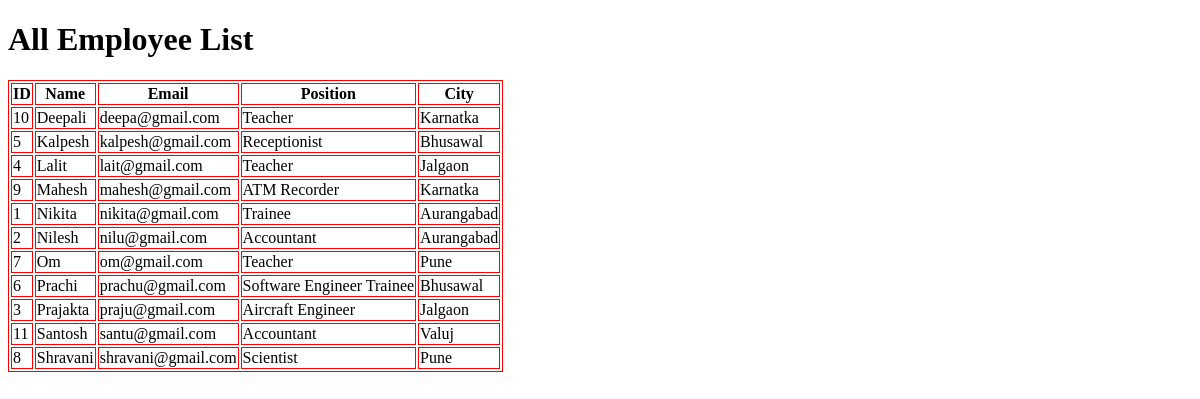
Before: /employee_data/home/ with the older database file.
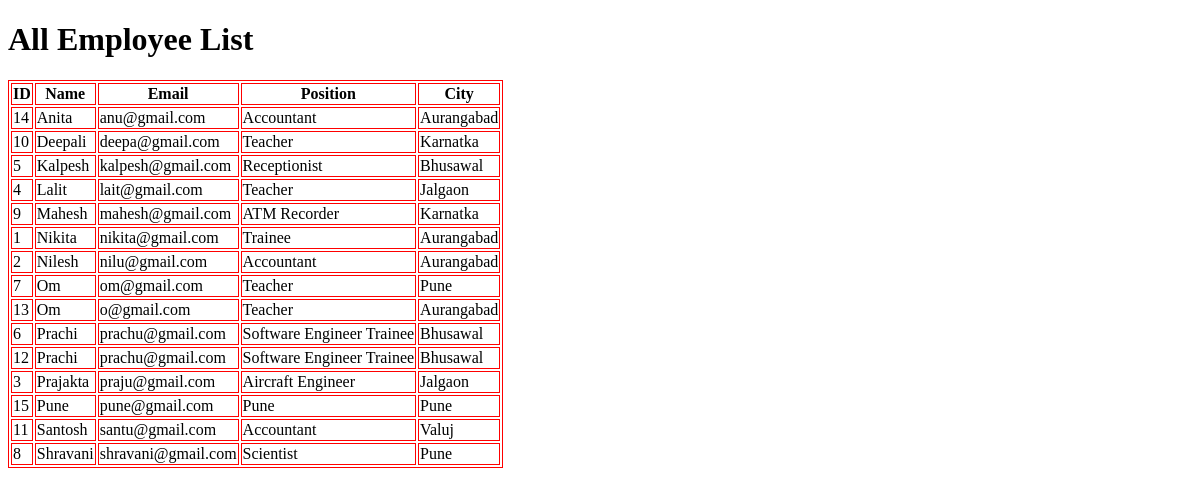
After: the same page with the newer database file.
### employee_data/models.py (models this page shows)
class Employee(models.Model):
	name=models.CharField(max_length=100)
	email=models.EmailField(max_length=100)
	position=models.CharField(max_length=100)
	city=models.CharField(max_length=100)

### employee_data/views.py (the view)
# urls.py: 2. Add a URL to urlpatterns:  path('', views.home, name='home')
def home(request):
	emp_data=Employee.objects.order_by('name')
	"""
	qs1=Employee.objects.values_list('id','name',named=True)
	qs2=HR.objects.values_list('id','name',named=True)
	emp_data=qs2.union(qs1,all=True)
	"""
	"""
	qs1=Employee.objects.filter(id=5)
	qs2=Employee.objects.filter(id=6)
	emp_data=qs2.union(qs1)
	"""
	"""
	qs1=Employee.objects.values_list('id','name',named=True)
	qs2=HR.objects.values_list('id','name',named=True)
	emp_data=qs2.intersection(qs1)
	"""
	"""
	#  Difference
	qs1=Employee.objects.values_list('id','name',named=True)
	qs2=HR.objects.values_list('id','name',named=True)
	emp_data=qs1.difference(qs2)
	"""
	print("Return:", emp_data)
	print()
	print("SQL Query:",emp_data.query)
	return render(request,'employee_data/home.html',{'data':emp_data})

### employee_data/templates/employee_data/home.html (shortened to what this page needs)
<!DOCTYPE html>
<html>
<head>
</head>
<body>
<table>
	<h1> All Employee List </h1>
<th> ID </th>
<th> Name </th>
<th> Email </th>
<th> Position </th>
<th> City </th>
{% for emp in data %}
<tr>
	<td>{{emp.id}}</td>
	<td>{{emp.name}}</td>
	<td>{{emp.email}}</td>
	<td>{{emp.position}}</td>
	<td>{{emp.city}}</td>
</tr>
{% endfor %}
</table>
</body>
</html>

### employee_data/templates/employee_data/home.html (style rules this page uses)
table,th,tr,td { border: 1px solid red; }

Changed rows visible on the page:
added Employee: id "14", name "Anita", email "anu@gmail.com", position "Accountant", city "Aurangabad"
added Employee: id "13", name "Om", email "o@gmail.com", position "Teacher", city "Aurangabad"
added Employee: id "12", name "Prachi", email "prachu@gmail.com", position "Software Engineer Trainee", city "Bhusawal"
added Employee: id "15", name "Pune", email "pune@gmail.com", position "Pune", city "Pune"
